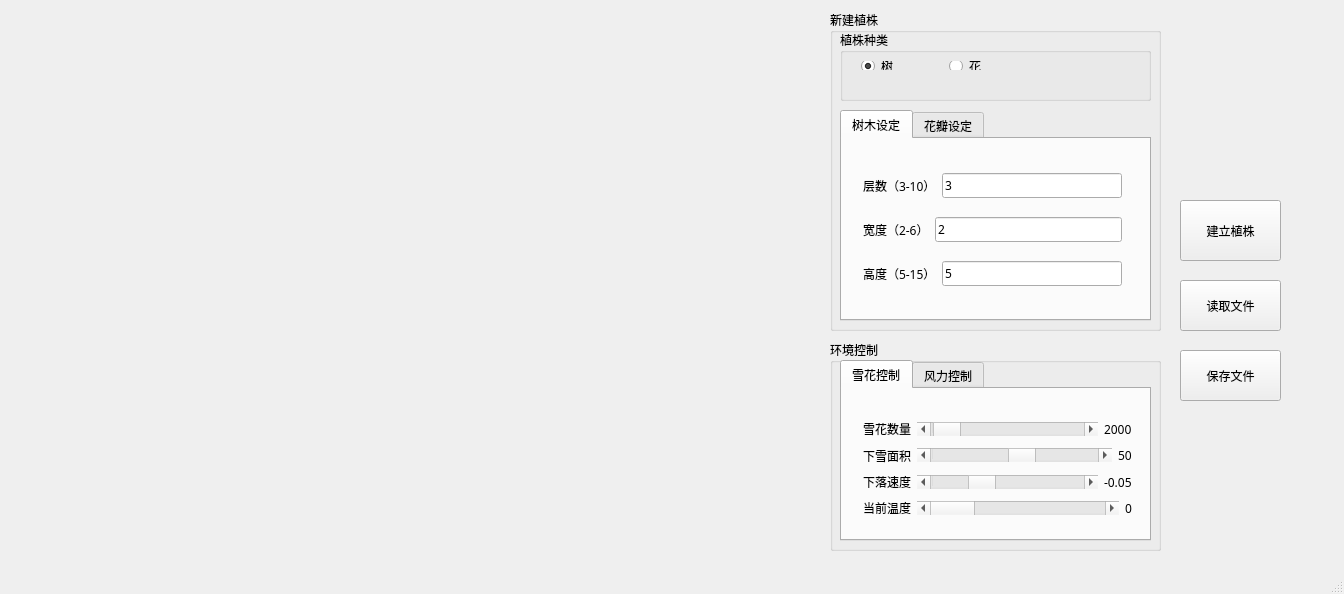
<?xml version="1.0" encoding="UTF-8"?>
<ui version="4.0">
 <class>MainWindow</class>
 <widget class="QMainWindow" name="MainWindow">
  <property name="geometry">
   <rect>
    <x>0</x>
    <y>0</y>
    <width>1344</width>
    <height>594</height>
   </rect>
  </property>
  <property name="windowTitle">
   <string>MainWindow</string>
  </property>
  <widget class="QWidget" name="centralWidget">
   <widget class="GLTest" name="widget" native="true">
    <property name="geometry">
     <rect>
      <x>0</x>
      <y>0</y>
      <width>811</width>
      <height>571</height>
     </rect>
    </property>
    <property name="focusPolicy">
     <enum>Qt::StrongFocus</enum>
    </property>
   </widget>
   <widget class="QPushButton" name="buttonRead">
    <property name="geometry">
     <rect>
      <x>1180</x>
      <y>280</y>
      <width>101</width>
      <height>51</height>
     </rect>
    </property>
    <property name="font">
     <font>
      <family>微软雅黑</family>
     </font>
    </property>
    <property name="text">
     <string>读取文件</string>
    </property>
   </widget>
   <widget class="QPushButton" name="buttonSave">
    <property name="geometry">
     <rect>
      <x>1180</x>
      <y>350</y>
      <width>101</width>
      <height>51</height>
     </rect>
    </property>
    <property name="font">
     <font>
      <family>微软雅黑</family>
     </font>
    </property>
    <property name="text">
     <string>保存文件</string>
    </property>
   </widget>
   <widget class="QGroupBox" name="groupBox">
    <property name="geometry">
     <rect>
      <x>830</x>
      <y>10</y>
      <width>331</width>
      <height>321</height>
     </rect>
    </property>
    <property name="font">
     <font>
      <family>微软雅黑</family>
     </font>
    </property>
    <property name="title">
     <string>新建植株</string>
    </property>
    <widget class="QTabWidget" name="tabTree">
     <property name="geometry">
      <rect>
       <x>10</x>
       <y>100</y>
       <width>311</width>
       <height>211</height>
      </rect>
     </property>
     <property name="currentIndex">
      <number>0</number>
     </property>
     <widget class="QWidget" name="tab">
      <attribute name="title">
       <string>树木设定</string>
      </attribute>
      <widget class="QWidget" name="verticalLayoutWidget">
       <property name="geometry">
        <rect>
         <x>10</x>
         <y>10</y>
         <width>281</width>
         <height>161</height>
        </rect>
       </property>
       <layout class="QVBoxLayout" name="verticalLayout">
        <item>
         <layout class="QHBoxLayout" name="horizontalLayout_4">
          <item>
           <widget class="QLabel" name="label_5">
            <property name="font">
             <font>
              <family>微软雅黑</family>
             </font>
            </property>
            <property name="text">
             <string>层数（3-10）</string>
            </property>
           </widget>
          </item>
          <item>
           <widget class="QLineEdit" name="lineTreeLevel">
            <property name="text">
             <string>3</string>
            </property>
           </widget>
          </item>
         </layout>
        </item>
        <item>
         <layout class="QHBoxLayout" name="horizontalLayout_3">
          <item>
           <widget class="QLabel" name="label_4">
            <property name="font">
             <font>
              <family>微软雅黑</family>
             </font>
            </property>
            <property name="text">
             <string>宽度（2-6）</string>
            </property>
           </widget>
          </item>
          <item>
           <widget class="QLineEdit" name="lineTreeWidth">
            <property name="text">
             <string>2</string>
            </property>
           </widget>
          </item>
         </layout>
        </item>
        <item>
         <layout class="QHBoxLayout" name="horizontalLayout_2">
          <item>
           <widget class="QLabel" name="label_3">
            <property name="font">
             <font>
              <family>微软雅黑</family>
             </font>
            </property>
            <property name="text">
             <string>高度（5-15）</string>
            </property>
           </widget>
          </item>
          <item>
           <widget class="QLineEdit" name="lineTreeHeight">
            <property name="text">
             <string>5</string>
            </property>
           </widget>
          </item>
         </layout>
        </item>
       </layout>
      </widget>
     </widget>
     <widget class="QWidget" name="tab_2">
      <attribute name="title">
       <string>花瓣设定</string>
      </attribute>
      <widget class="QWidget" name="layoutWidget">
       <property name="geometry">
        <rect>
         <x>7</x>
         <y>10</y>
         <width>291</width>
         <height>111</height>
        </rect>
       </property>
       <layout class="QVBoxLayout" name="verticalLayout_6">
        <item>
         <layout class="QVBoxLayout" name="verticalLayout_2">
          <item>
           <layout class="QHBoxLayout" name="horizontalLayout_5">
            <item>
             <widget class="QLabel" name="label_7">
              <property name="font">
               <font>
                <family>微软雅黑</family>
               </font>
              </property>
              <property name="text">
               <string>花瓣种类</string>
              </property>
             </widget>
            </item>
            <item>
             <widget class="QRadioButton" name="radioFlowerA">
              <property name="font">
               <font>
                <family>微软雅黑</family>
               </font>
              </property>
              <property name="text">
               <string>窄瓣</string>
              </property>
             </widget>
            </item>
            <item>
             <widget class="QRadioButton" name="radioFlowerB">
              <property name="font">
               <font>
                <family>微软雅黑</family>
               </font>
              </property>
              <property name="text">
               <string>宽瓣</string>
              </property>
              <property name="checked">
               <bool>true</bool>
              </property>
             </widget>
            </item>
           </layout>
          </item>
          <item>
           <layout class="QHBoxLayout" name="horizontalLayout_6">
            <item>
             <widget class="QLabel" name="label_8">
              <property name="font">
               <font>
                <family>微软雅黑</family>
               </font>
              </property>
              <property name="text">
               <string>花瓣层数（3-6）</string>
              </property>
             </widget>
            </item>
            <item>
             <widget class="QLineEdit" name="lineFlowerLevels">
              <property name="text">
               <string>3</string>
              </property>
             </widget>
            </item>
           </layout>
          </item>
          <item>
           <widget class="QLabel" name="label_9">
            <property name="font">
             <font>
              <family>微软雅黑</family>
             </font>
            </property>
            <property name="text">
             <string>每层花瓣数（用空格分割，例：“20 20 10 10”）</string>
            </property>
           </widget>
          </item>
          <item>
           <widget class="QLineEdit" name="lineFlowerLevenCnt">
            <property name="text">
             <string>4 4 4</string>
            </property>
           </widget>
          </item>
         </layout>
        </item>
        <item>
         <layout class="QHBoxLayout" name="horizontalLayout_8"/>
        </item>
       </layout>
      </widget>
      <widget class="QWidget" name="horizontalLayoutWidget_2">
       <property name="geometry">
        <rect>
         <x>10</x>
         <y>120</y>
         <width>287</width>
         <height>47</height>
        </rect>
       </property>
       <layout class="QHBoxLayout" name="horizontalLayout_14">
        <item>
         <widget class="QLabel" name="label_10">
          <property name="font">
           <font>
            <family>微软雅黑</family>
           </font>
          </property>
          <property name="text">
           <string>纹理种类</string>
          </property>
         </widget>
        </item>
        <item>
         <widget class="QRadioButton" name="radioFTexture2">
          <property name="font">
           <font>
            <family>微软雅黑</family>
           </font>
          </property>
          <property name="text">
           <string>灰</string>
          </property>
         </widget>
        </item>
        <item>
         <widget class="QRadioButton" name="radioFTexture1">
          <property name="font">
           <font>
            <family>微软雅黑</family>
           </font>
          </property>
          <property name="text">
           <string>白</string>
          </property>
         </widget>
        </item>
        <item>
         <widget class="QRadioButton" name="radioFTexture3">
          <property name="font">
           <font>
            <family>微软雅黑</family>
           </font>
          </property>
          <property name="text">
           <string>红</string>
          </property>
         </widget>
        </item>
        <item>
         <widget class="QRadioButton" name="radioFTexture4">
          <property name="font">
           <font>
            <family>微软雅黑</family>
           </font>
          </property>
          <property name="text">
           <string>粉</string>
          </property>
          <property name="checked">
           <bool>true</bool>
          </property>
         </widget>
        </item>
       </layout>
      </widget>
     </widget>
    </widget>
    <widget class="QGroupBox" name="groupBox_4">
     <property name="geometry">
      <rect>
       <x>10</x>
       <y>20</y>
       <width>311</width>
       <height>71</height>
      </rect>
     </property>
     <property name="title">
      <string>植株种类</string>
     </property>
     <widget class="QWidget" name="horizontalLayoutWidget">
      <property name="geometry">
       <rect>
        <x>10</x>
        <y>20</y>
        <width>191</width>
        <height>31</height>
       </rect>
      </property>
      <layout class="QHBoxLayout" name="horizontalLayout">
       <item>
        <widget class="QRadioButton" name="radioTree">
         <property name="font">
          <font>
           <family>微软雅黑</family>
          </font>
         </property>
         <property name="text">
          <string>树</string>
         </property>
         <property name="checked">
          <bool>true</bool>
         </property>
        </widget>
       </item>
       <item>
        <widget class="QRadioButton" name="radioFlowers">
         <property name="font">
          <font>
           <family>微软雅黑</family>
          </font>
         </property>
         <property name="text">
          <string>花</string>
         </property>
        </widget>
       </item>
      </layout>
     </widget>
    </widget>
   </widget>
   <widget class="QTabWidget" name="tabWidget">
    <property name="geometry">
     <rect>
      <x>840</x>
      <y>360</y>
      <width>311</width>
      <height>181</height>
     </rect>
    </property>
    <property name="font">
     <font>
      <family>微软雅黑</family>
     </font>
    </property>
    <property name="currentIndex">
     <number>0</number>
    </property>
    <widget class="QWidget" name="tab_3">
     <attribute name="title">
      <string>雪花控制</string>
     </attribute>
     <widget class="QWidget" name="layoutWidget">
      <property name="geometry">
       <rect>
        <x>10</x>
        <y>19</y>
        <width>291</width>
        <height>121</height>
       </rect>
      </property>
      <layout class="QVBoxLayout" name="verticalLayout_3">
       <item>
        <layout class="QHBoxLayout" name="horizontalLayout_9">
         <item>
          <widget class="QLabel" name="label_13">
           <property name="font">
            <font>
             <family>微软雅黑</family>
            </font>
           </property>
           <property name="text">
            <string>雪花数量</string>
           </property>
          </widget>
         </item>
         <item>
          <widget class="QScrollBar" name="scrollFlakeCount">
           <property name="sizePolicy">
            <sizepolicy hsizetype="Expanding" vsizetype="Fixed">
             <horstretch>0</horstretch>
             <verstretch>0</verstretch>
            </sizepolicy>
           </property>
           <property name="maximum">
            <number>80000</number>
           </property>
           <property name="value">
            <number>2000</number>
           </property>
           <property name="orientation">
            <enum>Qt::Horizontal</enum>
           </property>
          </widget>
         </item>
         <item>
          <widget class="QLabel" name="labelFlakeCount">
           <property name="text">
            <string>2000</string>
           </property>
          </widget>
         </item>
        </layout>
       </item>
       <item>
        <layout class="QHBoxLayout" name="horizontalLayout_10">
         <item>
          <widget class="QLabel" name="label_12">
           <property name="font">
            <font>
             <family>微软雅黑</family>
            </font>
           </property>
           <property name="text">
            <string>下雪面积</string>
           </property>
          </widget>
         </item>
         <item>
          <widget class="QScrollBar" name="scrollSnowArea">
           <property name="sizePolicy">
            <sizepolicy hsizetype="Expanding" vsizetype="Fixed">
             <horstretch>0</horstretch>
             <verstretch>0</verstretch>
            </sizepolicy>
           </property>
           <property name="minimum">
            <number>1</number>
           </property>
           <property name="maximum">
            <number>90</number>
           </property>
           <property name="value">
            <number>50</number>
           </property>
           <property name="orientation">
            <enum>Qt::Horizontal</enum>
           </property>
          </widget>
         </item>
         <item>
          <widget class="QLabel" name="labelSnowArea">
           <property name="text">
            <string>50</string>
           </property>
          </widget>
         </item>
        </layout>
       </item>
       <item>
        <layout class="QHBoxLayout" name="horizontalLayout_13">
         <item>
          <widget class="QLabel" name="label">
           <property name="font">
            <font>
             <family>微软雅黑</family>
            </font>
           </property>
           <property name="text">
            <string>下落速度</string>
           </property>
          </widget>
         </item>
         <item>
          <widget class="QScrollBar" name="scrollFalSpeed">
           <property name="sizePolicy">
            <sizepolicy hsizetype="Expanding" vsizetype="Fixed">
             <horstretch>0</horstretch>
             <verstretch>0</verstretch>
            </sizepolicy>
           </property>
           <property name="value">
            <number>30</number>
           </property>
           <property name="orientation">
            <enum>Qt::Horizontal</enum>
           </property>
          </widget>
         </item>
         <item>
          <widget class="QLabel" name="labelFallSpeed">
           <property name="text">
            <string>-0.05</string>
           </property>
          </widget>
         </item>
        </layout>
       </item>
       <item>
        <layout class="QHBoxLayout" name="horizontalLayout_11">
         <item>
          <widget class="QLabel" name="label_14">
           <property name="font">
            <font>
             <family>微软雅黑</family>
            </font>
           </property>
           <property name="text">
            <string>当前温度</string>
           </property>
          </widget>
         </item>
         <item>
          <widget class="QScrollBar" name="scrollMeltSpeed">
           <property name="sizePolicy">
            <sizepolicy hsizetype="Expanding" vsizetype="Fixed">
             <horstretch>0</horstretch>
             <verstretch>0</verstretch>
            </sizepolicy>
           </property>
           <property name="maximum">
            <number>30</number>
           </property>
           <property name="orientation">
            <enum>Qt::Horizontal</enum>
           </property>
          </widget>
         </item>
         <item>
          <widget class="QLabel" name="labelTemperature">
           <property name="text">
            <string>0</string>
           </property>
          </widget>
         </item>
        </layout>
       </item>
      </layout>
     </widget>
    </widget>
    <widget class="QWidget" name="tab_4">
     <attribute name="title">
      <string>风力控制</string>
     </attribute>
     <widget class="QWidget" name="layoutWidget">
      <property name="geometry">
       <rect>
        <x>21</x>
        <y>21</y>
        <width>269</width>
        <height>72</height>
       </rect>
      </property>
      <layout class="QHBoxLayout" name="horizontalLayout_7">
       <item>
        <widget class="QLabel" name="label_15">
         <property name="font">
          <font>
           <family>微软雅黑</family>
          </font>
         </property>
         <property name="text">
          <string>风向调节</string>
         </property>
        </widget>
       </item>
       <item>
        <widget class="QDial" name="dialWind">
         <property name="maximum">
          <number>360</number>
         </property>
        </widget>
       </item>
      </layout>
     </widget>
     <widget class="QWidget" name="layoutWidget">
      <property name="geometry">
       <rect>
        <x>20</x>
        <y>110</y>
        <width>261</width>
        <height>19</height>
       </rect>
      </property>
      <layout class="QHBoxLayout" name="horizontalLayout_12">
       <item>
        <widget class="QLabel" name="label_16">
         <property name="font">
          <font>
           <family>微软雅黑</family>
          </font>
         </property>
         <property name="text">
          <string>风力</string>
         </property>
        </widget>
       </item>
       <item>
        <widget class="QScrollBar" name="scrollWindLevel">
         <property name="sizePolicy">
          <sizepolicy hsizetype="Expanding" vsizetype="Fixed">
           <horstretch>0</horstretch>
           <verstretch>0</verstretch>
          </sizepolicy>
         </property>
         <property name="maximum">
          <number>20</number>
         </property>
         <property name="orientation">
          <enum>Qt::Horizontal</enum>
         </property>
        </widget>
       </item>
       <item>
        <widget class="QLabel" name="labelWindLevel">
         <property name="text">
          <string>0</string>
         </property>
        </widget>
       </item>
      </layout>
     </widget>
    </widget>
   </widget>
   <widget class="QGroupBox" name="groupBox_2">
    <property name="geometry">
     <rect>
      <x>830</x>
      <y>340</y>
      <width>331</width>
      <height>211</height>
     </rect>
    </property>
    <property name="font">
     <font>
      <family>微软雅黑</family>
     </font>
    </property>
    <property name="title">
     <string>环境控制</string>
    </property>
   </widget>
   <widget class="QPushButton" name="buttonCreate">
    <property name="geometry">
     <rect>
      <x>1180</x>
      <y>200</y>
      <width>101</width>
      <height>61</height>
     </rect>
    </property>
    <property name="font">
     <font>
      <family>微软雅黑</family>
     </font>
    </property>
    <property name="text">
     <string>建立植株</string>
    </property>
   </widget>
   <zorder>groupBox_2</zorder>
   <zorder>widget</zorder>
   <zorder>buttonRead</zorder>
   <zorder>buttonSave</zorder>
   <zorder>groupBox</zorder>
   <zorder>tabWidget</zorder>
   <zorder>buttonCreate</zorder>
  </widget>
  <widget class="QStatusBar" name="statusBar"/>
  <action name="actionLoad">
   <property name="text">
    <string>Load</string>
   </property>
  </action>
  <action name="actionSave">
   <property name="text">
    <string>Save</string>
   </property>
  </action>
  <action name="actionFlower">
   <property name="text">
    <string>Flower</string>
   </property>
  </action>
  <action name="actionTree">
   <property name="text">
    <string>Tree</string>
   </property>
  </action>
 </widget>
 <layoutdefault spacing="6" margin="11"/>
 <customwidgets>
  <customwidget>
   <class>GLTest</class>
   <extends>QWidget</extends>
   <header>gltest.h</header>
   <container>1</container>
  </customwidget>
 </customwidgets>
 <resources/>
 <connections/>
</ui>
